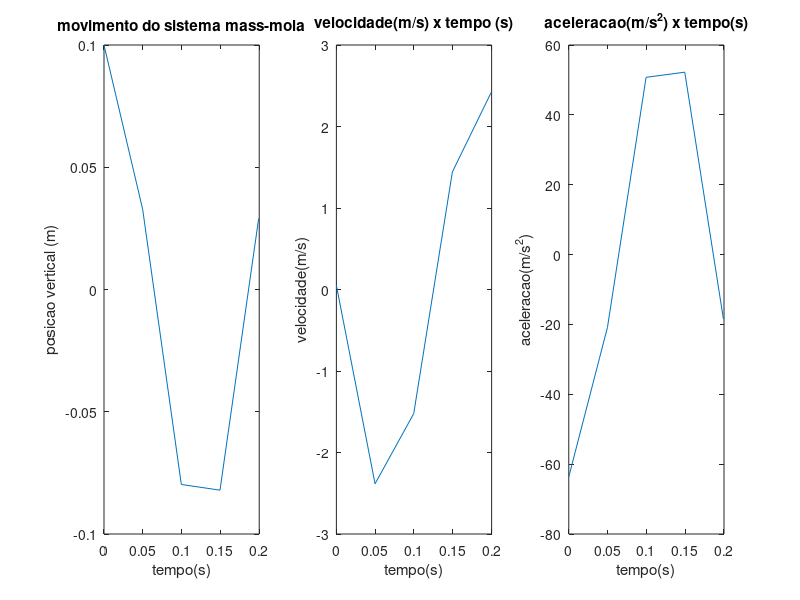

Here is the MATLAB script that generated this plot:


clc
clear all
clear global

d = 5;
m = d + 0.5;
k = 700*d;
x0 = 0.02*d;
v0 = 0.01*d;
t = 0;

n = input('quantos pontos: ');

w = sqrt(k/m);
T = 2*pi/w;
inc = T/n;

for i=1:1:n
  x = x0*cos(w*t) + (v0/w)*sin(w*t);
  v = -x0*sin(w*t)*w + (v0/w)*cos(w*t)*w;
  a = -x0*cos(w*t)*(w^2) - (v0/w)*sin(w*t)*w^2;

  A(i, 1) = t;
  A(i, 2) = x;
  A(i, 3) = v;
  A(i, 4) = a;

  t = t + inc;
endfor

subplot(1, 3, 1)
plot(A(:, 1), A(:, 2));
xlabel('tempo(s)');
ylabel('posicao vertical (m)');
title('movimento do sistema mass-mola');

subplot(1, 3, 2)
plot(A(:, 1), A(:, 3));
xlabel('tempo(s)');
ylabel('velocidade(m/s)');
title('velocidade(m/s) x tempo (s)');

subplot(1, 3, 3)
plot(A(:, 1), A(:, 4));
xlabel('tempo(s)');
ylabel('aceleracao(m/s^2)');
title('aceleracao(m/s^2) x tempo(s)');
